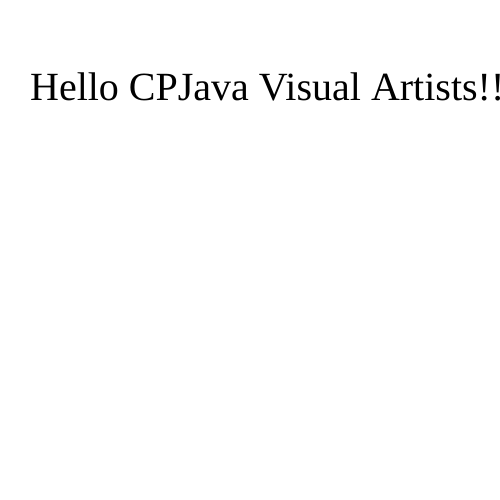
Frame 1 (no input)
Frame 60 (no input): identical to frame 1, image omitted
Frame 120 (the mouse pressed at the canvas centre since frame 60): identical to frame 1, image omitted

The p5.js sketch that drew this single still picture (run headless with seeded random() and noise() and a simulated clock; from frame 60 on, the mouse is pressed at the canvas centre):

// p5.js sketch
// ── sketch.js
function setup() {
  createCanvas(500, 500);
  textSize(40);
  textFont("Yeon Sung")
}

function draw() {
  background(255);
  text("Hello CPJava Visual Artists!!", 30, 100);
}
